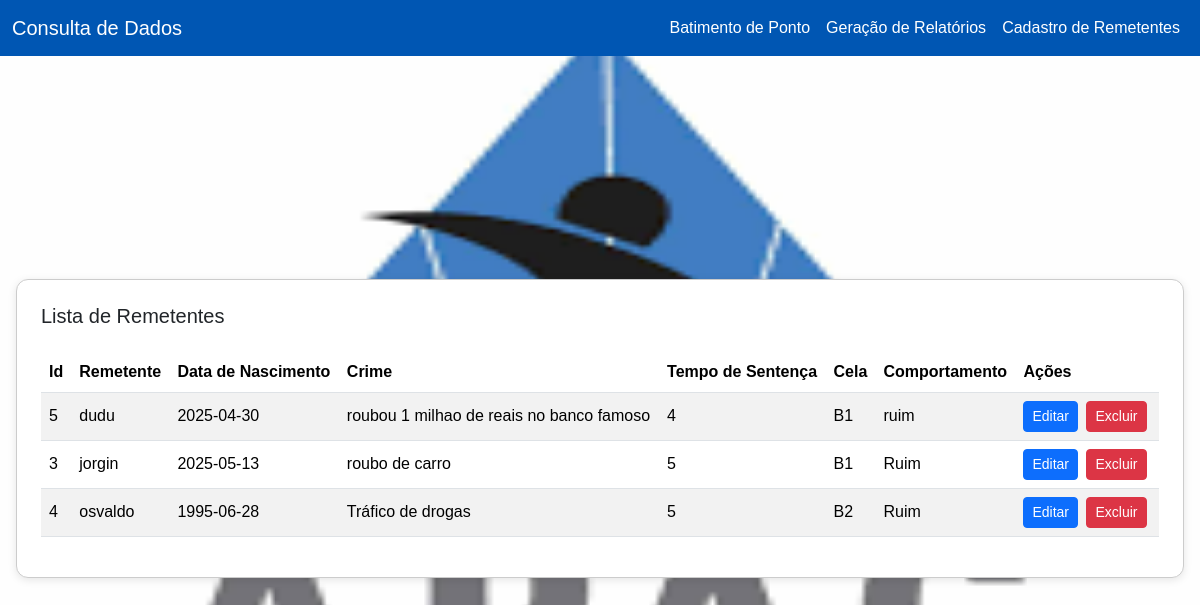
The page /consulta on the database its author committed.
### tables this page shows
CREATE TABLE Remetentes (
    id INTEGER PRIMARY KEY AUTOINCREMENT,
    remetente TEXT NOT NULL,
    data_nascimento DATE NOT NULL,
    crime TEXT NOT NULL,
    tempo_sentenca TEXT NOT NULL,
    cela TEXT NOT NULL,
    comportamento TEXT NOT NULL
);

### main.py (the view)
@app.get("/consulta", response_class=HTMLResponse)
async def consulta_get(request: Request):
    consultas = repo.remetente_repo.obter_remetentes_por_pagina(12, 0)
    return templates.TemplateResponse("consulta.html", {
        "request": request,
        "consultas": consultas,
        "modo_edicao": None
    })

### templates/consulta.html (shortened to what this page needs)
<!DOCTYPE html>
<html lang="pt-br">
<head>
    <link href="https://cdn.jsdelivr.net/npm/bootstrap@5.3.6/dist/css/bootstrap.min.css" rel="stylesheet"
 />
</head>
<body>
    <nav class="navbar navbar-expand-lg navbar-custom">
        <div class="container-fluid">
            <a class="navbar-brand text-white" href="#">Consulta de Dados</a>
            <div class="collapse navbar-collapse justify-content-end" id="navbarNav">
                <ul class="navbar-nav">
                    <li class="nav-item">
                        <a class="nav-link active" aria-current="page" href="/ponto">Batimento de Ponto</a>
                    </li>
                    <li class="nav-item">
                        <a class="nav-link" href="/relatorio">Geração de Relatórios</a>
                    </li>
                    <li class="nav-item">
                        <a class="nav-link" href="/cadastro">Cadastro de Remetentes</a>
                    </li>
                </ul>
            </div>
        </div>
    </nav>
    <div class="centered-content">
        <div class="card p-4">
            <h5 class="card-title mb-4">Lista de Remetentes</h5>
            <div class="table-responsive">
                <table class="table table-striped align-middle">
                    <thead>
                        <tr>
                            <th>Id</th>
                            <th>Remetente</th>
                            <th>Data de Nascimento</th>
                            <th>Crime</th>
                            <th>Tempo de Sentença</th>
                            <th>Cela</th>
                            <th>Comportamento</th>
                            <th>Ações</th>
                        </tr>
                    </thead>
                    <tbody>
                        {% for consulta in consultas %}
                        <form method="post" action="/atualizar/{{ consulta.id }}">
                            <tr>
                                <td>{{ consulta.id }}</td>
                                <td>
                                    <span class="text-span">{{ consulta.remetente }}</span>
                                </td>
                                <td>
                                    <span class="text-span">{{ consulta.data_nascimento }}</span>
                                </td>
                                <td>
                                    <span class="text-span">{{ consulta.crime }}</span>
                                </td>
                                <td>
                                    <span class="text-span">{{ consulta.tempo_sentenca }}</span>
                                </td>
                                <td>
                                    <span class="text-span">{{ consulta.cela }}</span>
                                </td>
                                <td>
                                    <span class="text-span">{{ consulta.comportamento }}</span>
                                </td>
                                <td class="acoes">
                                    <button type="button" class="btn btn-sm btn-primary btn-editar">
                                        Editar
                                    </button>
                                    <form method="post" action="/excluir/{{ consulta.id }}" style="display:inline;">
                                        <button type="submit" class="btn btn-sm btn-danger">Excluir</button>
                                    </form>
                                </td>
                            </tr>
                        </form>
                        {% endfor %}
                    </tbody>
                </table>
            </div>
        </div>
    </div>
</body>
</html>

### templates/consulta.html (style rules this page uses)
body { font-family: Arial, sans-serif; background-color: #f4f4f4; background-image: url('/static/apac.png'); background-size: 120% 120%; background-position: center; background-repeat: no-repeat; background-attachment: fixed; margin: 0; padding: 0; height: 100vh; }
.navbar-custom { background-color: #0056b3; }
.nav-link { color: white !important; }
.centered-content { display: flex; justify-content: center; align-items: center; height: calc(100vh - 56px); padding: 1rem; }
.card { border: 1px solid #ccc; border-radius: 12px; box-shadow: 0 2px 8px rgba(0, 0, 0, 0.1); background-color: white; width: 100%; max-width: 1200px; }
.acoes { white-space: nowrap; }
.btn-sm { margin-right: 4px; }

### rows shown on the page
Remetentes: id "5", remetente "dudu", data_nascimento "2025-04-30", crime "roubou 1 milhao de reais no banco famoso", tempo_sentenca "4", cela "B1", comportamento "ruim"
Remetentes: id "3", remetente "jorgin", data_nascimento "2025-05-13", crime "roubo de carro", tempo_sentenca "5", cela "B1", comportamento "Ruim"
Remetentes: id "4", remetente "osvaldo", data_nascimento "1995-06-28", crime "Tráfico de drogas", tempo_sentenca "5", cela "B2", comportamento "Ruim"
